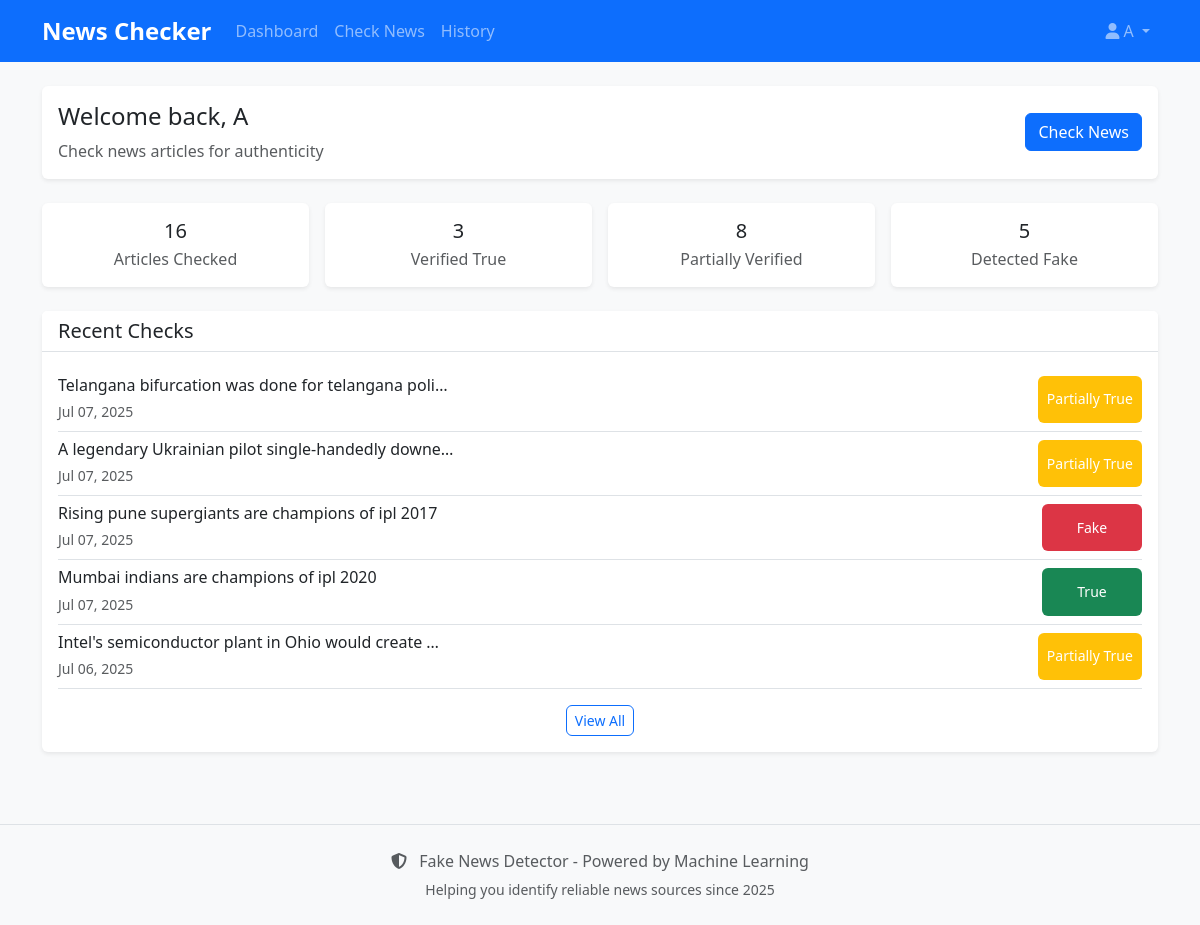
Page /dashboard/ (signed in) on the earlier database version.
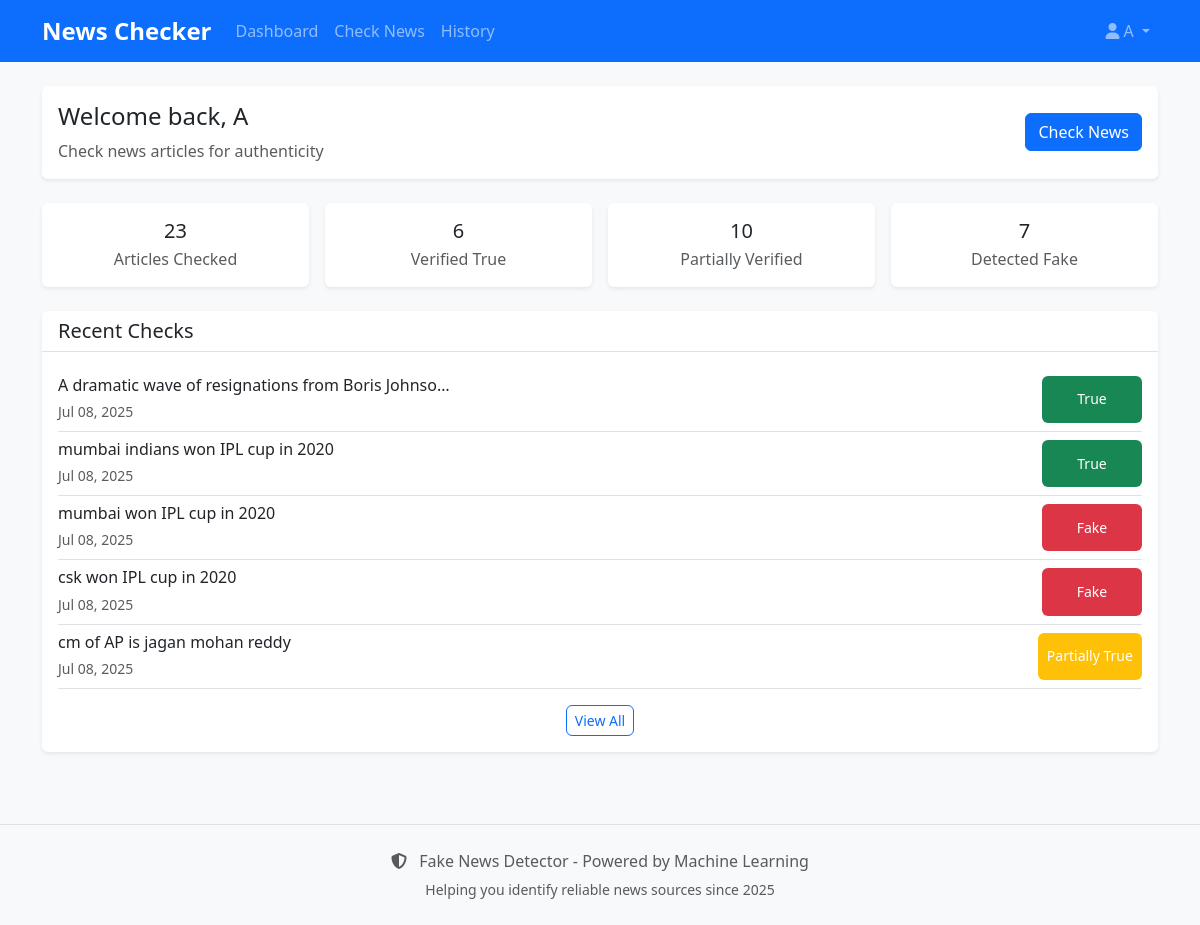
Same page on the later database version.
### verifier/models.py (models this page shows, shortened)
class VerificationResult(models.Model):
    PREDICTION_CHOICES = [
        ('True', 'True News'),
        ('Fake', 'Fake News'),
        ('Partially True', 'Partially True'),
    ]
    CATEGORY_CHOICES = [
        ('Politics', 'Politics'),
        ('Technology', 'Technology'),
        ('Health', 'Health'),
        ('Sports', 'Sports'),
        ('Entertainment', 'Entertainment'),
        ('Business', 'Business'),
        ('Science', 'Science'),
        ('Other', 'Other'),
    ]
    user = models.ForeignKey(User, on_delete=models.CASCADE)
    title = models.CharField(max_length=500)
    content = models.TextField()
    prediction = models.CharField(max_length=20, choices=PREDICTION_CHOICES)
    confidence = models.FloatField(default=0.0)
    category = models.CharField(max_length=20, choices=CATEGORY_CHOICES, default='Other')
    created_at = models.DateTimeField(auto_now_add=True)
    is_bookmarked = models.BooleanField(default=False)
    class Meta:
        ordering = ['-created_at']

### dashboard/views.py (the view)
# urls.py: path('', views.dashboard, name='dashboard'),
@login_required
def dashboard(request):
    user = request.user
    total_checks = VerificationResult.objects.filter(user=user).count()
    true_news_count = VerificationResult.objects.filter(user=user, prediction='True').count()
    fake_news_count = VerificationResult.objects.filter(user=user, prediction='Fake').count()
    partially_true_count = VerificationResult.objects.filter(user=user, prediction='Partially True').count()
    bookmarked_count = VerificationResult.objects.filter(user=user, is_bookmarked=True).count()
    recent_checks = VerificationResult.objects.filter(user=user)[:5]
    trending_topics = get_trending_topics()
    week_ago = datetime.now() - timedelta(days=7)
    weekly_checks = VerificationResult.objects.filter(
        user=user,
        created_at__gte=week_ago
    ).count()
    category_stats = VerificationResult.objects.filter(user=user).values('category').annotate(
        count=Count('category')
    ).order_by('-count')[:5]
    monthly_data = []
    for i in range(6):
        month_start = datetime.now().replace(day=1) - timedelta(days=30*i)
        month_end = month_start + timedelta(days=31)
        month_checks = VerificationResult.objects.filter(
            user=user,
            created_at__gte=month_start,
            created_at__lt=month_end
        ).count()
        monthly_data.append({
            'month': month_start.strftime('%b %Y'),
            'checks': month_checks
        })
    monthly_data.reverse()  # Show chronological order
    last_week_start = week_ago - timedelta(days=7)
    this_week_true = VerificationResult.objects.filter(
        user=user,
        created_at__gte=week_ago,
        prediction='True'
    ).count()
    last_week_true = VerificationResult.objects.filter(
        user=user,
        created_at__gte=last_week_start,
        created_at__lt=week_ago,
        prediction='True'
    ).count()
    context = {
        'user': user,
        'total_checks': total_checks,
        'true_news_count': true_news_count,
        'fake_news_count': fake_news_count,
        'partially_true_count': partially_true_count,
        'bookmarked_count': bookmarked_count,
        'recent_checks': recent_checks,
        'trending_topics': trending_topics,
        'weekly_checks': weekly_checks,
        'category_stats': category_stats,
        'monthly_data': monthly_data,
        'this_week_true': this_week_true,
        'last_week_true': last_week_true,
    }
    return render(request, 'dashboard/dashboard.html', context)

### verifier/views.py (called while the page is built, shortened)
def get_trending_topics():
    topics = TrendingTopic.objects.all()[:10]
    return topics

### templates/dashboard/dashboard.html (shortened to what this page needs)
{% extends 'base.html' %}
{% load static %}
{% block content %}
<div class="row mb-4">
    <div class="col-12">
        <div class="card">
            <div class="card-body">
                <div class="row align-items-center">
                    <div class="col-md-8">
                        <h1 class="h4 mb-2">
                            Welcome back, {{ user.first_name|default:user.username }}
                        </h1>
                        <p class="mb-0 text-muted">
                            Check news articles for authenticity
                        </p>
                    </div>
                    <div class="col-md-4 text-md-end">
                        <a href="{% url 'verifier:verify' %}" class="btn btn-primary">
                            Check News
                        </a>
                    </div>
                </div>
            </div>
        </div>
    </div>
</div>
<div class="row row-cols-1 row-cols-sm-2 row-cols-md-4 g-3 mb-4">
    <div class="col">
        <div class="card text-center h-100">
            <div class="card-body">
                <h3 class="h5 mb-1">{{ total_checks }}</h3>
                <p class="text-muted mb-0">Articles Checked</p>
            </div>
        </div>
    </div>
    <div class="col">
        <div class="card text-center h-100">
            <div class="card-body">
                <h3 class="h5 mb-1">{{ true_news_count }}</h3>
                <p class="text-muted mb-0">Verified True</p>
            </div>
        </div>
    </div>
    <div class="col">
        <div class="card text-center h-100">
            <div class="card-body">
                <h3 class="h5 mb-1">{{ partially_true_count }}</h3>
                <p class="text-muted mb-0">Partially Verified</p>
            </div>
        </div>
    </div>
    <div class="col">
        <div class="card text-center h-100">
            <div class="card-body">
                <h3 class="h5 mb-1">{{ fake_news_count }}</h3>
                <p class="text-muted mb-0">Detected Fake</p>
            </div>
        </div>
    </div>
</div>
<div class="row">
    <div class="col-12">
        <div class="card">
            <div class="card-header">
                <h5 class="card-title mb-0">Recent Checks</h5>
            </div>
            <div class="card-body">
                {% if recent_checks %}
                    {% for check in recent_checks|slice:":5" %}
                        <div class="border-bottom py-2">
                            <div class="d-flex justify-content-between">
                                <div>
                                    <h6 class="mb-1">{{ check.title|default:"(Untitled)"|truncatechars:50 }}</h6>
                                    <small class="text-muted">{{ check.created_at|default:"Unknown Date"|date:"M d, Y" }}</small>
                                </div>
                                <span class="badge d-flex align-items-center justify-content-center
                                    {% if check.prediction == 'True' %}bg-success
                                    {% elif check.prediction == 'Fake' %}bg-danger
                                    {% else %}bg-warning{% endif %}" style="min-width: 100px;font-size: 14px;;">
                                    {{ check.prediction }}
                                </span>
                            </div>
                        </div>
                    {% endfor %}
                    <div class="text-center mt-3">
                        <a href="{% url 'verifier:history' %}" class="btn btn-sm btn-outline-primary">View All</a>
                    </div>
                {% else %}
                    <div class="text-center py-4">
                        <p class="text-muted mb-3">No articles checked yet</p>
                        <a href="{% url 'verifier:verify' %}" class="btn btn-primary">Check Your First Article</a>
                    </div>
                {% endif %}
            </div>
        </div>
    </div>
</div>
{% endblock %}

Differences in the rows shown:
no longer on this page (row unchanged): VerificationResult: title "Telangana bifurcation was done for telangana poli…", created_at "Jul 07, 2025", prediction "Partially True"
no longer on this page (row unchanged): VerificationResult: title "A legendary Ukrainian pilot single-handedly downe…", created_at "Jul 07, 2025", prediction "Partially True"
no longer on this page (row unchanged): VerificationResult: title "Rising pune supergiants are champions of ipl 2017", created_at "Jul 07, 2025", prediction "Fake"
no longer on this page (row unchanged): VerificationResult: title "Mumbai indians are champions of ipl 2020", created_at "Jul 07, 2025", prediction "True"
no longer on this page (row unchanged): VerificationResult: title "Intel's semiconductor plant in Ohio would create …", created_at "Jul 06, 2025", prediction "Partially True"
added VerificationResult: title "A dramatic wave of resignations from Boris Johnso…", created_at "Jul 08, 2025", prediction "True"
added VerificationResult: title "mumbai indians won IPL cup in 2020", created_at "Jul 08, 2025", prediction "True"
added VerificationResult: title "mumbai won IPL cup in 2020", created_at "Jul 08, 2025", prediction "Fake"
added VerificationResult: title "csk won IPL cup in 2020", created_at "Jul 08, 2025", prediction "Fake"
added VerificationResult: title "cm of AP is jagan mohan reddy", created_at "Jul 08, 2025", prediction "Partially True"
Other differences:
{{ total_checks }}: "16" → "23"
{{ true_news_count }}: "3" → "6"
{{ partially_true_count }}: "8" → "10"
{{ fake_news_count }}: "5" → "7"
